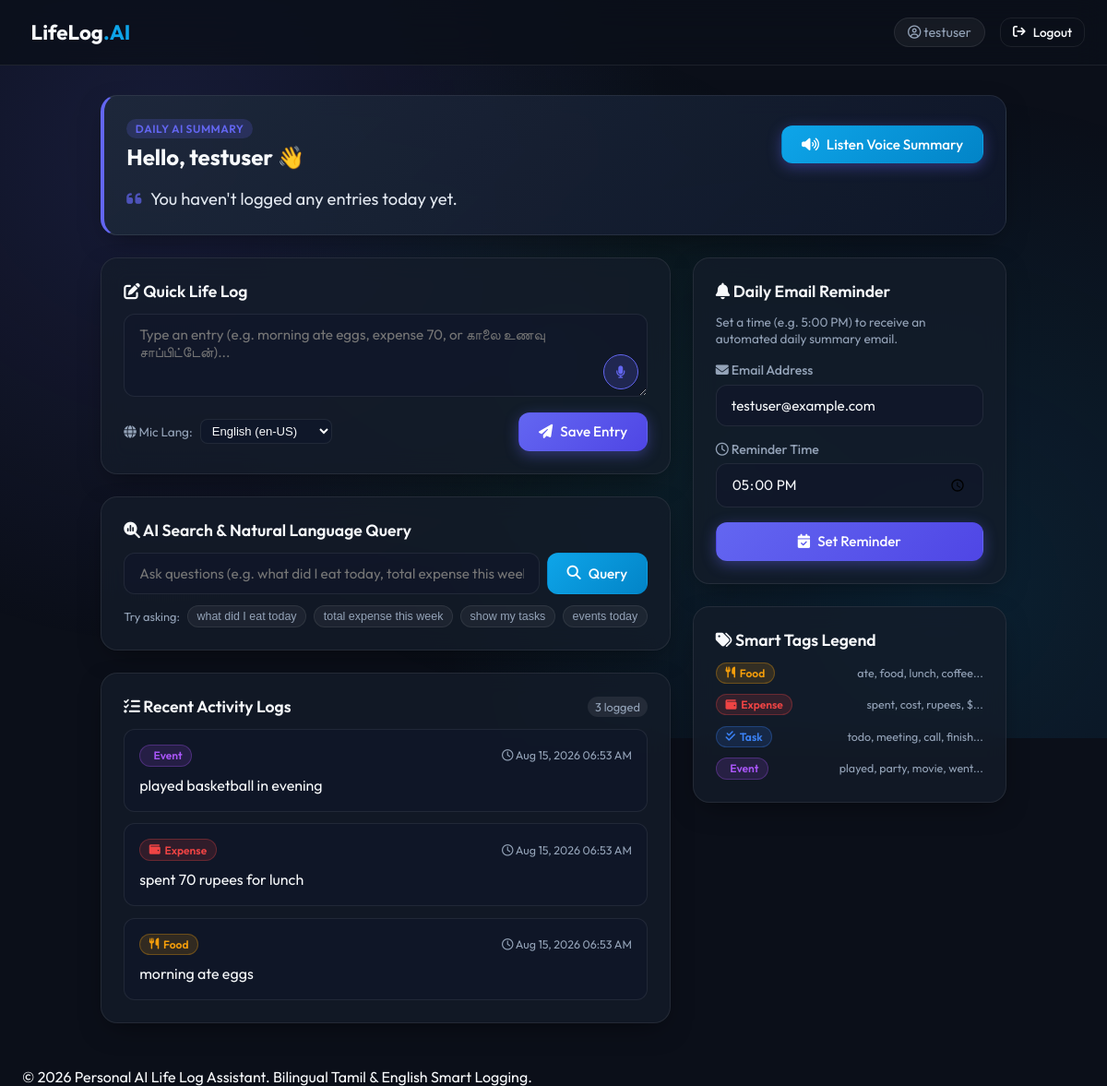
The app's page / (signed in) with its own data.
### logs/models.py (models this page shows, shortened)
class Entry(models.Model):
    CATEGORY_CHOICES = [
        ('Food', 'Food'),
        ('Expense', 'Expense'),
        ('Task', 'Task'),
        ('Event', 'Event'),
        ('General', 'General'),
    ]
    user = models.ForeignKey(User, on_delete=models.CASCADE, related_name='entries')
    text = models.TextField(help_text="Original text entered by the user")
    category = models.CharField(max_length=50, choices=CATEGORY_CHOICES, default='General')
    timestamp = models.DateTimeField(default=timezone.now, help_text="Timestamp of when entry was created")
    original_language = models.CharField(max_length=10, default='en', help_text="Language code: en or ta")
    translated_text = models.TextField(blank=True, null=True, help_text="English translation if original text was Tamil")
    class Meta:
        ordering = ['-timestamp']
        verbose_name_plural = 'Entries'

class Reminder(models.Model):
    user = models.ForeignKey(User, on_delete=models.CASCADE, related_name='reminders')
    email = models.EmailField()
    reminder_time = models.TimeField(help_text="Time of day for the reminder (HH:MM)")
    is_active = models.BooleanField(default=True)
    created_at = models.DateTimeField(auto_now_add=True)

### logs/views.py (the view)
# urls.py: path('', views.dashboard_view, name='dashboard'),
@login_required
def dashboard_view(request):
    user_entries = Entry.objects.filter(user=request.user)
    today = date.today()
    today_entries = user_entries.filter(timestamp__date=today)
    daily_summary = generate_daily_summary_text(request.user)
    user_reminder = Reminder.objects.filter(user=request.user, is_active=True).first()
    context = {
        'entries': user_entries[:20], # Show top 20 recent
        'today_count': today_entries.count(),
        'daily_summary': daily_summary,
        'user_reminder': user_reminder,
    }
    return render(request, 'dashboard.html', context)

### logs/views.py (called while the page is built, shortened)
def generate_daily_summary_text(user):
    today = date.today()
    today_entries = Entry.objects.filter(user=user, timestamp__date=today).order_by('timestamp')
    count = today_entries.count()
    if count == 0:
        return "You haven't logged any entries today yet."

### logs/templates/dashboard.html (shortened to what this page needs)
{% extends 'base.html' %}
{% load static %}
{% block content %}
<div class="dashboard-grid">
    <section class="dash-card summary-card glass-card span-full">
        <div class="summary-header">
            <div>
                <span class="badge badge-accent">Daily AI Summary</span>
                <h2>Hello, {{ user.username }} 👋</h2>
            </div>
            <div class="summary-actions">
                <button id="btn-voice-summary" class="btn btn-secondary btn-glow">
                    <i class="fa-solid fa-volume-high"></i> Listen Voice Summary
                </button>
            </div>
        </div>
        <div class="summary-body">
            <p id="summary-text-display" class="summary-quote">
                <i class="fa-solid fa-quote-left quote-icon"></i>
                {{ daily_summary }}
            </p>
        </div>
    </section>
    <div class="dash-column-main">
        <section class="dash-card glass-card">
            <div class="card-header">
                <h3><i class="fa-solid fa-pen-to-square text-accent"></i> Quick Life Log</h3>
            </div>
            <form id="entry-form" class="entry-form">
                <div class="textarea-wrapper">
                    <textarea id="entry-text" name="text" rows="3" class="form-input textarea-input"
                              placeholder="Type an entry (e.g. morning ate eggs, expense 70, or காலை உணவு சாப்பிட்டேன்)..." required></textarea>
                    <button type="button" id="btn-mic-input" class="btn-mic" title="Speak through Microphone (English / Tamil)">
                        <i class="fa-solid fa-microphone"></i>
                    </button>
                </div>
                <div class="form-toolbar">
                    <div class="voice-lang-select">
                        <label for="mic-lang"><i class="fa-solid fa-globe"></i> Mic Lang:</label>
                        <select id="mic-lang" class="select-sm">
                            <option value="en-US">English (en-US)</option>
                        </select>
                    </div>
                    <button type="submit" class="btn btn-primary btn-glow">
                        <i class="fa-solid fa-paper-plane"></i> Save Entry
                    </button>
                </div>
            </form>
        </section>
        <section class="dash-card glass-card">
            <div class="card-header">
                <h3><i class="fa-solid fa-magnifying-glass-chart text-accent"></i> AI Search & Natural Language Query</h3>
            </div>
            <div class="search-box-wrapper">
                <input type="text" id="search-query" class="form-input search-input"
                       placeholder="Ask questions (e.g. what did I eat today, total expense this week, spent, food)...">
                <button type="button" id="btn-search" class="btn btn-secondary">
                    <i class="fa-solid fa-magnifying-glass"></i> Query
                </button>
            </div>
            <div class="quick-query-pills">
                <span class="pill-label">Try asking:</span>
                <button class="query-pill" data-query="what did I eat today">what did I eat today</button>
                <button class="query-pill" data-query="total expense this week">total expense this week</button>
                <button class="query-pill" data-query="show my tasks">show my tasks</button>
                <button class="query-pill" data-query="events today">events today</button>
            </div>
        </section>
        <section class="dash-card glass-card">
            <div class="card-header">
                <h3><i class="fa-solid fa-list-check text-accent"></i> Recent Activity Logs</h3>
                <span class="count-badge" id="entries-count-badge">{{ entries|length }} logged</span>
            </div>
            <div id="entries-list" class="entries-feed">
                {% if entries %}
                    {% for entry in entries %}
                        <div class="entry-item card-hover" data-category="{{ entry.category }}">
                            <div class="entry-meta">
                                <span class="badge category-badge category-{{ entry.category|lower }}">
                                    {% if entry.category == 'Food' %}<i class="fa-solid fa-utensils"></i>
                                    {% elif entry.category == 'Expense' %}<i class="fa-solid fa-wallet"></i>
                                    {% elif entry.category == 'Task' %}<i class="fa-solid fa-check-double"></i>
                                    {% elif entry.category == 'Event' %}<i class="fa-solid fa-calendar-star"></i>
                                    {% else %}<i class="fa-solid fa-bookmark"></i>{% endif %}
                                    {{ entry.category }}
                                </span>
                                <span class="entry-time"><i class="fa-regular fa-clock"></i> {{ entry.timestamp|date:"M d, Y h:i A" }}</span>
                            </div>
                            <div class="entry-content">
                                <p class="entry-text">{{ entry.text }}</p>
                            </div>
                        </div>
                    {% endfor %}
                {% else %}
                    <div class="empty-state" id="empty-state-msg">
                        <i class="fa-solid fa-folder-open empty-icon"></i>
                        <p>No entries logged yet. Type something above or speak through the microphone to create your first entry!</p>
                    </div>
                {% endif %}
            </div>
        </section>
    </div>
    <aside class="dash-column-side">
        <section class="dash-card glass-card">
            <div class="card-header">
                <h3><i class="fa-solid fa-bell text-accent"></i> Daily Email Reminder</h3>
            </div>
            <p class="card-desc">Set a time (e.g. 5:00 PM) to receive an automated daily summary email.</p>
            <form id="reminder-form" class="reminder-form">
                <div class="form-group">
                    <label for="reminder-email"><i class="fa-solid fa-envelope"></i> Email Address</label>
                    <input type="email" id="reminder-email" name="email" class="form-input"
                           value="{{ user_reminder.email|default:user.email }}" placeholder="your@email.com" required>
                </div>
                <div class="form-group">
                    <label for="reminder-time"><i class="fa-regular fa-clock"></i> Reminder Time</label>
                    <input type="time" id="reminder-time" name="reminder_time" class="form-input"
                           value="{{ user_reminder.reminder_time|time:'H:i'|default:'17:00' }}" required>
                </div>
                <button type="submit" class="btn btn-primary btn-block btn-glow">
                    <i class="fa-solid fa-calendar-check"></i> Set Reminder
                </button>
            </form>
        </section>
        <section class="dash-card glass-card">
            <div class="card-header">
                <h3><i class="fa-solid fa-tags text-accent"></i> Smart Tags Legend</h3>
            </div>
            <ul class="legend-list">
                <li>
                    <span class="badge category-badge category-food"><i class="fa-solid fa-utensils"></i> Food</span>
                    <span class="legend-desc">ate, food, lunch, coffee...</span>
                </li>
                <li>
                    <span class="badge category-badge category-expense"><i class="fa-solid fa-wallet"></i> Expense</span>
                    <span class="legend-desc">spent, cost, rupees, $...</span>
                </li>
                <li>
                    <span class="badge category-badge category-task"><i class="fa-solid fa-check-double"></i> Task</span>
                    <span class="legend-desc">todo, meeting, call, finish...</span>
                </li>
                <li>
                    <span class="badge category-badge category-event"> Event</span>
                    <span class="legend-desc">played, party, movie, went...</span>
                </li>
            </ul>
        </section>
    </aside>
</div>
{% endblock %}

### logs/templates/base.html (shortened to what this page needs)
{% load static %}
<!DOCTYPE html>
<html lang="en">
<head>
    <link rel="stylesheet" href="https://cdnjs.cloudflare.com/ajax/libs/font-awesome/6.4.0/css/all.min.css">
    <link rel="stylesheet" href="{% static 'css/styles.css' %}">
</head>
<body>
    <div class="app-background"></div>
    <header class="navbar">
        <div class="container nav-container">
            <a href="{% url 'dashboard' %}" class="brand-logo">
                <span class="brand-text">LifeLog<span class="accent-text">.AI</span></span>
            </a>
            <nav class="nav-links">
                {% if user.is_authenticated %}
                    <span class="user-pill">
                        <i class="fa-regular fa-user-circle"></i> {{ user.username }}
                    </span>
                    <a href="{% url 'logout' %}" class="btn btn-outline btn-sm">
                        <i class="fa-solid fa-arrow-right-from-bracket"></i> Logout
                    </a>
                {% else %}
                    <a href="{% url 'login' %}" class="btn btn-ghost btn-sm">Login</a>
                    <a href="{% url 'signup' %}" class="btn btn-primary btn-sm">Sign Up</a>
                {% endif %}
            </nav>
        </div>
    </header>
    <main class="container main-content">
        {% block content %}{% endblock %}
    </main>
    <footer class="footer">
        <div class="container footer-content">
            <p>&copy; {% now "Y" %} Personal AI Life Log Assistant. Bilingual Tamil & English Smart Logging.</p>
        </div>
    </footer>
</body>
</html>

### records on screen
Entry: category "Event", timestamp "Aug 15, 2026 06:53 AM", text "played basketball in evening"
Entry: category "Expense", timestamp "Aug 15, 2026 06:53 AM", text "spent 70 rupees for lunch"
Entry: category "Food", timestamp "Aug 15, 2026 06:53 AM", text "morning ate eggs"
Reminder: email "testuser@example.com", reminder_time "17:00"

### other values on screen
{{ user.username }} "testuser"
{{ daily_summary }} "You haven't logged any entries today yet."
{{ entries|length }} "3"
